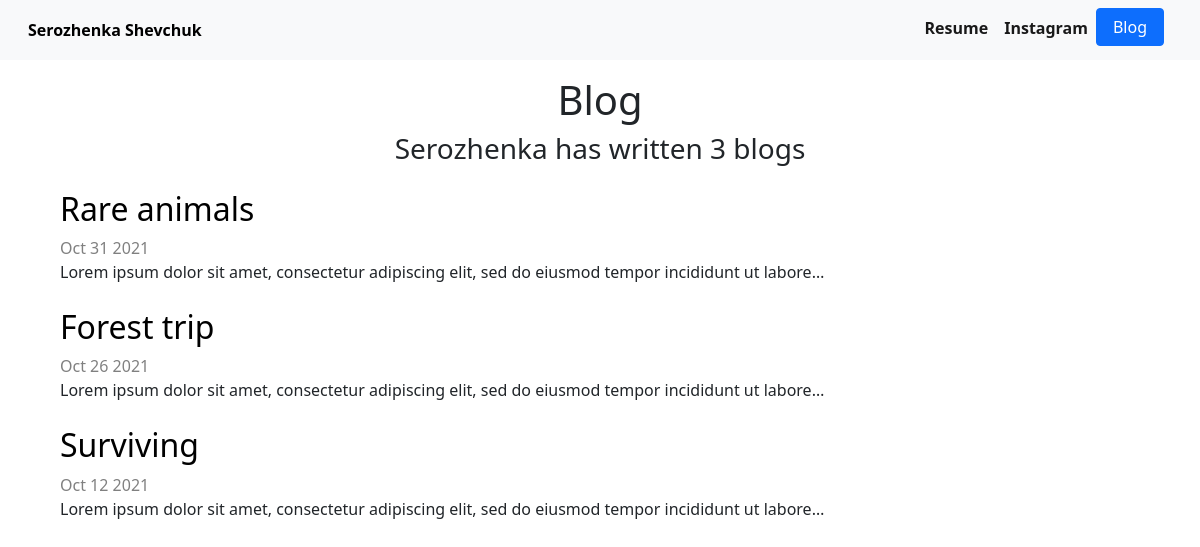
Screenshot of /blog/ with the database file from the repository.
### blog/models.py (models this page shows, shortened)
class Blog(models.Model):
        title = models.CharField(max_length=200)
        date = models.DateField()
        description = models.TextField(max_length=250)
        text = models.TextField(null=True)

### blog/views.py (the view)
# urls.py: path('', views.all_blogs, name='all_blogs'),
def all_blogs(request):
    blogs = Blog.objects.order_by('-date')
    return render(request, 'blog/all_blogs.html', {'blogs': blogs})

### blog/templates/blog/all_blogs.html
{% extends 'portfolio/base.html' %}{% block content %}
    <h1 class="text-center mt-3">Blog</h1>
    <h3 class="text-center mt-1">Serozhenka has written {{ blogs.count }} blog{{ blogs.count|pluralize }}</h3>
    <div class="margins">
        {% for blog in blogs %}
        <div class="my-4">
            <a href="{% url 'blog:detail' blog.id %}" class="link"><h2>{{ blog.title }}</h2></a>
            <div class="date mt-2">{{ blog.date|date:'M j Y' }}</div>
            <p>{{ blog.description|truncatechars:100 }}</p>
        {% endfor %}
      </div>
    </div>
{% endblock %}

### portfolio/static/portfolio/style.css (style rules this page uses)
.link { text-decoration: none!important; color: black; }
.margins { margin-left: 5%; margin-right: 5%; }
.date { font-size:16px; font-family:inherit; color: gray; }

### rows the page displays
Blog: title "Rare animals", date "Oct 31 2021", description "Lorem ipsum dolor sit amet, consectetur adipiscing elit, sed do eiusmod tempor incididunt ut labore…"
Blog: title "Forest trip", date "Oct 26 2021", description "Lorem ipsum dolor sit amet, consectetur adipiscing elit, sed do eiusmod tempor incididunt ut labore…"
Blog: title "Surviving", date "Oct 12 2021", description "Lorem ipsum dolor sit amet, consectetur adipiscing elit, sed do eiusmod tempor incididunt ut labore…"

### other values shown
{{ blogs.count }} "3"
